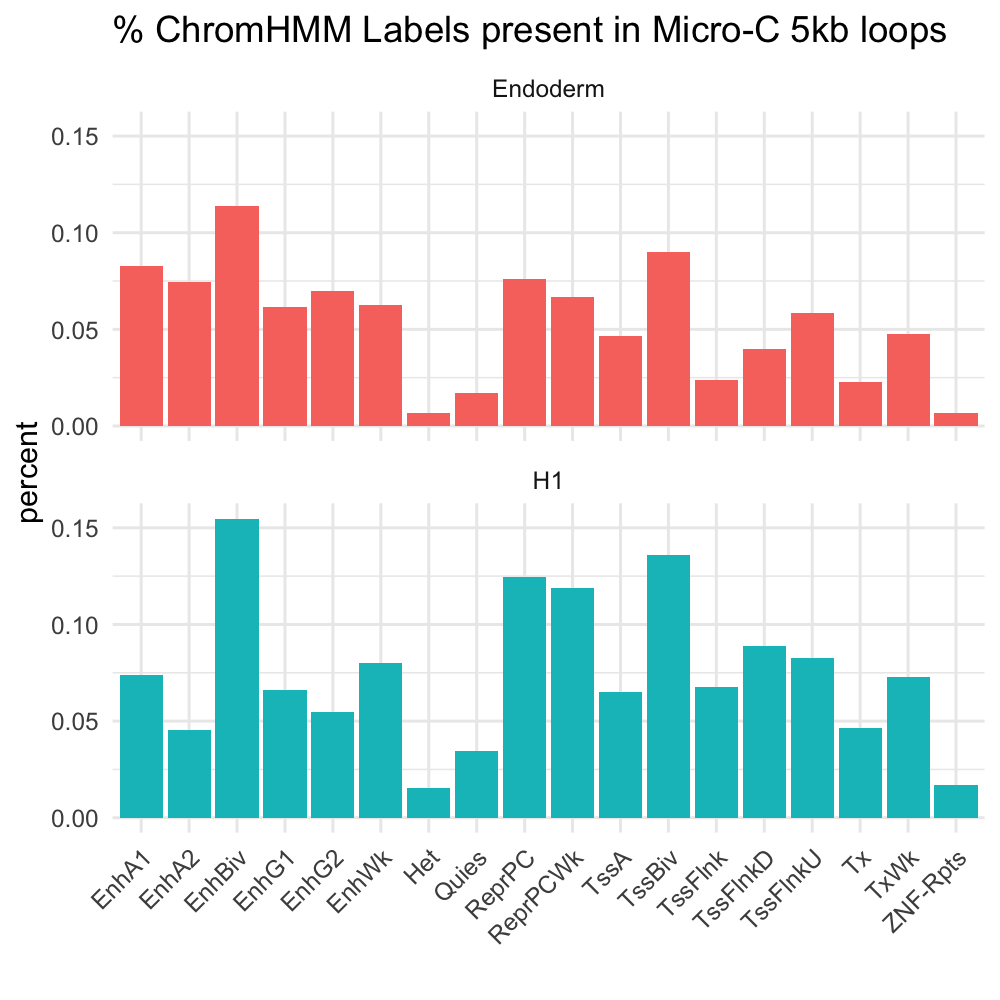

R code for this plot:


setwd("~/Documents/UNLV/Year4/nmf3D/visualizations/labels_in_loops/")

library(tidyverse)


chromHMM <- read_tsv("../../get_contact_labels/chromHMM_coordonly.bed", col_names = c("chr","pos1", "pos2", "state"))
chromHMM$bp <- chromHMM$pos2 - chromHMM$pos1

hic1 <- read_tsv("../../get_contact_labels/intersect_loops_states1.bed",
                col_names = c("chr_1","pos1_1", "pos2_1", "chr_2","pos1_2", "pos2_2", "score",
                              "chr_3","pos1_3", "pos2_3","state"))

hic2 <- read_tsv("../../get_contact_labels/intersect_loops_states2.bed",
                 col_names = c("chr_1","pos1_1", "pos2_1", "chr_2","pos1_2", "pos2_2", "score",
                               "chr_3","pos1_3", "pos2_3","state"))

hic <- rbind(hic1,hic2)

hic$label <- (paste0(hic$chr_3,hic$pos1_3,hic$pos2_3,hic$state))
hic$bp <- hic$pos2_3 - hic$pos1_3


label_counts <- table((paste0(hic$chr_3,hic$pos1_3,hic$pos2_3,hic$state)))
dups <- names(label_counts)[label_counts >1]
hic$dup <- ifelse(hic$label %in% dups, T, F)


x <- hic[!duplicated(hic$label), ]

h1_x <- x[grepl("_h1",x$chr_1),]
chromHMM_h1 <-  chromHMM[grepl("_h1",chromHMM$chr),]
  
endo_x <- x[grepl("_endo",x$chr_1),]
chromHMM_endo <-  chromHMM[grepl("_endo",chromHMM$chr),]


# table(hic$state)
# table(chromHMM$state)
# table(x$state)


# hic %>% group_by(state) %>% 
#   dplyr::summarise(median(bp),sum(bp),mean(bp),n = n()) 

sum_x_h1 <- h1_x %>% group_by(state) %>% 
  dplyr::summarise(median(bp),sum(bp),mean(bp),n = n()) 

sum_chrom_h1 <- chromHMM_h1 %>% group_by(state) %>% 
  summarise(sum(bp),n = n()) 

sum_x_endo <- endo_x %>% group_by(state) %>% 
  dplyr::summarise(median(bp),sum(bp),mean(bp),n = n()) 

sum_chrom_endo <- chromHMM_endo %>% group_by(state) %>% 
  summarise(sum(bp),n = n()) 


dev.off()

par(mfrow = c(1:2))

h1_z <- data.frame(table(h1_x$state) / table(chromHMM_h1$state))
endo_z <- data.frame(table(endo_x$state) / table(chromHMM_endo$state))

h1_z <- cbind.data.frame(cell = rep("H1",nrow(h1_z)), h1_z, base = sum_x_h1$`sum(bp)` / sum_chrom_h1$`sum(bp)`)
endo_z <- cbind.data.frame(cell = rep("Endoderm",nrow(endo_z)), endo_z, base = sum_x_endo$`sum(bp)` / sum_chrom_endo$`sum(bp)`)

z <- rbind.data.frame(h1_z,endo_z)



colnames(z) <- c("Cell","State", "Percent of ChromHMM labelled regions in contact loops",
                 "Percent of ChromHMM labelled bases in contact loops")
z <- z[,-4]
zz <- gather(z, key = "type",value = "percent",-State, -Cell)

dev.off()


# ADD n= underneath x axis
# zz <- zz %>% mutate(State = factor(State),
#                     newstate = factor(State, labels = paste0(levels(State), "\n", "n=",sum_x$n )))
  
png("labels_in_loops.png",width = 1000,height = 1000, res = 200)
ggplot(zz, aes(x = State, y = percent, fill = Cell)) +
  geom_bar(stat="identity", position = position_dodge(),) +
 # geom_text(aes(label=c(rep('',18),paste0("n=",sum_x$n))),position=position_dodge(width=0.9),
        #    vjust=-0.25, size = 4) +
  labs(title ="% ChromHMM Labels present in Micro-C 5kb loops",
       x = "") +
  facet_wrap(~Cell, nrow = 2) +
  theme_minimal() + ylim(c(0,0.155)) +
  theme(axis.text.x=element_text(angle = 45, hjust = 1)) +
  guides(fill="none")
dev.off()
  